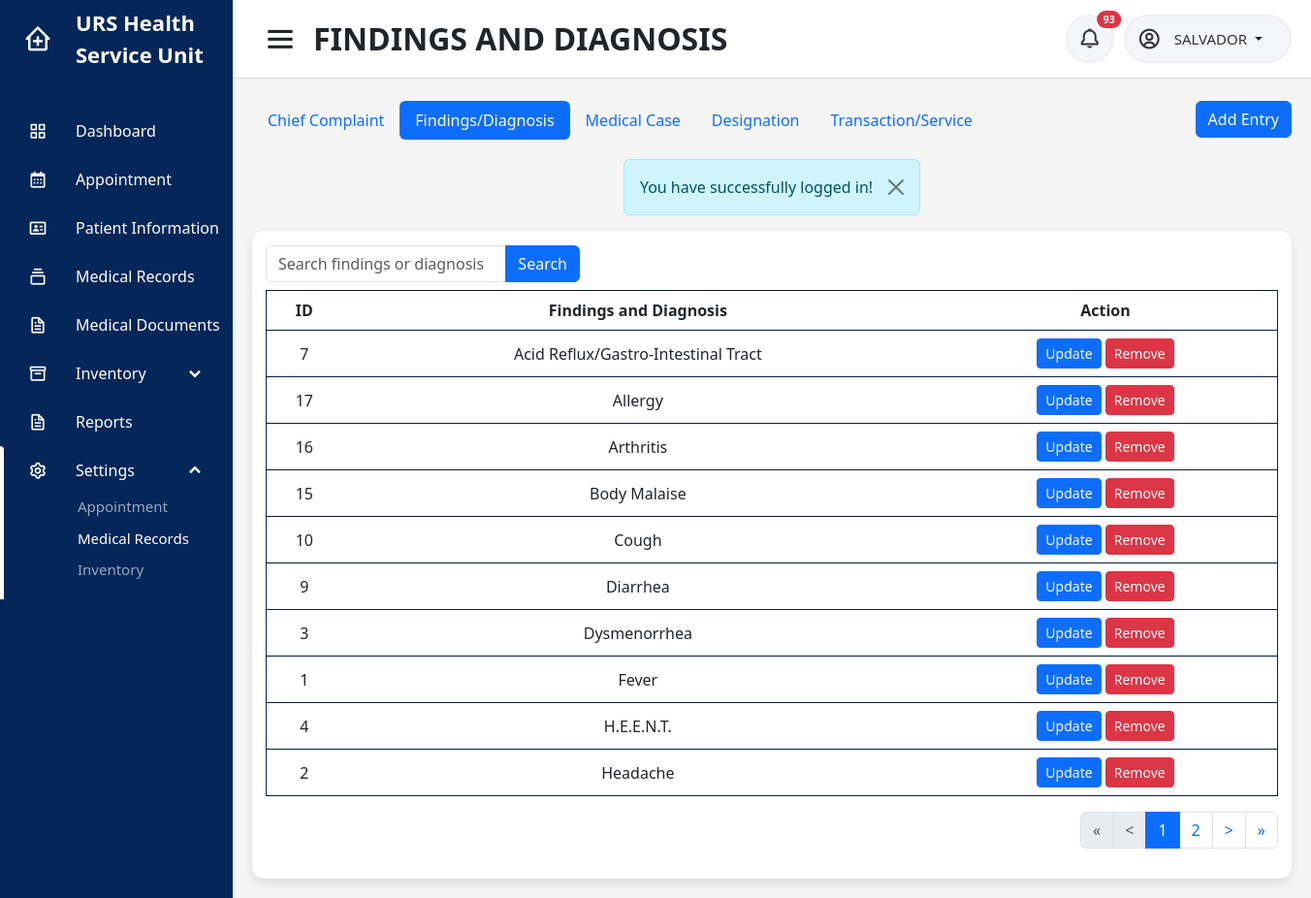
Screenshot of /users/nurse/findings.php (signed in) with the database file from the repository.
### tables this page shows
CREATE TABLE `findiag` (
  `id` int(11) NOT NULL,
  `findiag` text NOT NULL
);

### users/nurse/findings.php (the view, shortened to what this page needs)
<?php
include('../../connection.php');
$userid = $_SESSION['userid'];
$name = $_SESSION['username'];
$campus = $_SESSION['campus'];
if (isset($_GET['findiag'])) {
    $findiag = isset($_GET['findiag']) ? $_GET['findiag'] : '';
    $whereClause = "";
    if ($findiag !== '') {
        $whereClause .= " WHERE findiag LIKE '%$findiag%'";
    }
    $sql_count = "SELECT COUNT(*) AS total_rows FROM findiag $whereClause ORDER BY findiag";
} else {
    $sql_count = "SELECT COUNT(*) AS total_rows FROM findiag ORDER BY findiag";
}
$count_result = $conn->query($sql_count);
if ($count_result) {
    $count_row = $count_result->fetch_assoc();
    $nr_of_rows = $count_row['total_rows'];
} else {
    echo "Error: " . $conn->error;
}
$rows_per_page = 10;
$page = isset($_GET['page']) ? $_GET['page'] : 1;
$start = ($page - 1) * $rows_per_page;
$pages = ceil($nr_of_rows / $rows_per_page);
$previous = $page - 1;
$next = $page + 1;
$start_loop = $page > 2 ? $page - 2 : 1;
$end_loop = $page < $pages - 2 ? $page + 2 : $pages;
?>
<!DOCTYPE html>
<html lang="en" dir="ltr">
<head>
    <?php include('../../includes/header.php'); ?>
</head>
<body id="<?php echo $id ?>">
    <?php include('../../includes/sidebar.php') ?>
    <section class="home-section">
        <nav>
            <div class="sidebar-button">
                <i class='bx bx-menu sidebarBtn'></i>
                <span class="dashboard">FINDINGS AND DIAGNOSIS</span>
            </div>
            <div class="right-nav">
                <div class="notification-button">
                    <button type="button" class="btn btn-sm position-relative" onclick="window.location.href = 'notification'">
                        <i class='bx bx-bell'></i>
                        <?php
                        $sql = "SELECT au.id, au.user, au.campus, au.activity, au.datetime, au.status, ac.firstname, ac.middlename, ac.lastname, ac.campus, i.image FROM audit_trail au INNER JOIN account ac ON ac.accountid = au.user INNER JOIN patient_image i ON i.patient_id = au.user WHERE ((au.activity LIKE '%added a walk-in schedule%' AND au.activity LIKE '%$campus%') OR (au.activity LIKE '%cancelled a walk-in schedule%' AND au.activity LIKE '%$campus%') OR au.activity LIKE 'sent%' OR au.activity LIKE 'cancelled%' OR au.activity LIKE 'uploaded medical document%' OR au.activity LIKE '%expired%') AND au.status='unread' AND au.user != '$userid' ORDER BY au.datetime DESC";
                        $result = mysqli_query($conn, $sql);
                        if ($row = mysqli_num_rows($result)) {
                        ?>
                            <span class="position-absolute top-0 start-100 translate-middle badge rounded-pill bg-danger">
                                <?= $row ?>
                            </span>
                        <?php
                        }
                        ?>
                    </button>
                </div>
                <div class="profile-details">
                    <i class='bx bx-user-circle'></i>
                    <div class="dropdown">
                        <a class="btn dropdown-toggle" href="#" role="button" data-bs-toggle="dropdown" aria-expanded="false">
                            <span class="admin_name">
                                <?php
                                echo $name ?>
                            </span>
                        </a>
                    </div>
                </div>
            </div>
        </nav>
        <div class="home-content">
            <div class="overview-boxes">
                <div class="inv-tabs">
                    <div class="tabs">
                        <ul class="nav nav-pills">
                            <li class="nav-item">
                                <a class="nav-link" href="chiefcomplaint">Chief Complaint</a>
                            </li>
                            <li class="nav-item">
                                <a class="nav-link active" aria-current="page" href="#">Findings/Diagnosis</a>
                            </li>
                            <li class="nav-item">
                                <a class="nav-link" href="medcase_set">Medical Case</a>
                            </li>
                            <li class="nav-item">
                                <a class="nav-link" href="designation">Designation</a>
                            </li>
                            <li class="nav-item">
                                <a class="nav-link" href="transaction_set">Transaction/Service</a>
                            </li>
                        </ul>
                    </div>
                    <div>
                        <button type="button" class="btn btn-primary" data-bs-toggle="modal" data-bs-target="#addfindiag">Add Entry</button>
                    </div>
                </div>
                <?php
                include('../../includes/alert.php');
                ?>
                <div class="content">
                    <div class="row">
                        <div class="row">
                            <div class="col-md-4">
                                <form action="" method="get">
                                    <div class="row">
                                        <div class="col-md-12 mb-2">
                                            <div class="input-group">
                                                <input type="text" name="findiag" value="<?= isset($_GET['findiag']) == true ? $_GET['findiag'] : '' ?>" class="form-control" placeholder="Search findings or diagnosis">
                                                <button type="submit" class="btn btn-primary">Search</button>
                                            </div>
                                        </div>
                                    </div>
                                </form>
                            </div>
                        </div>
                        <div class="col-sm-12">
                            <div class="table-responsive">
                                <table class="table">
                                    <thead class="head">
                                        <tr>
                                            <th>ID</th>
                                            <th>Findings and Diagnosis</th>
                                            <th>Action</th>
                                    </thead>
                                    <tbody>
                                        <?php
                                        if (isset($_GET['findiag']) && $_GET['findiag'] != '') {
                                            $findiag = $_GET['findiag'];
                                            $count = 1;
                                            $sql = "SELECT * FROM findiag WHERE findiag LIKE '%$findiag%' ORDER BY findiag LIMIT $start, $rows_per_page";
                                            $result = mysqli_query($conn, $sql);
                                        } else {
                                            $sql = "SELECT * FROM findiag ORDER BY findiag LIMIT $start, $rows_per_page";
                                            $result = mysqli_query($conn, $sql);
                                        }
                                        if ($result) {
                                            if (mysqli_num_rows($result) > 0) {
                                                foreach ($result as $data) { ?>
                                                    <tr>
                                                        <td><?php echo $data['id']; ?></td>
                                                        <td><?php echo $data['findiag']; ?></td>
                                                        <td>
                                                            <button type="button" class="btn btn-primary btn-sm" data-bs-toggle="modal" data-bs-target="#updatefindiag<?php echo $data['id']; ?>">Update</button>
                                                            <button type="button" class="btn btn-danger btn-sm" data-bs-toggle="modal" data-bs-target="#removefindiag<?php echo $data['id']; ?>">Remove</button>
                                                        </td>
                                                    </tr>
                                                <?php
                                                }
                                            }
                                        }
                                        ?>
                                    </tbody>
                                </table>
                                <ul class="pagination justify-content-end">
                                    <?php
                                    if (mysqli_num_rows($result) > 0) : ?>
                                        <li class="page-item <?= $page == 1 ? 'disabled' : ''; ?>">
                                            <a class="page-link" href="?<?= isset($_GET['findiag']) ? 'findiag=' . $_GET['findiag'] . '&' : '' ?>page=<?= 1; ?>">&laquo;</a>
                                        </li>
                                        <li class="page-item <?php echo $page == 1 ? 'disabled' : ''; ?>">
                                            <a class="page-link" href="?<?= isset($_GET['findiag']) ? 'findiag=' . $_GET['findiag'] . '&' : '' ?>page=<?= $previous; ?>">&lt;</a>
                                        </li>
                                        <?php for ($i = $start_loop; $i <= $end_loop; $i++) : ?>
                                            <li class="page-item <?php echo $page == $i ? 'active' : ''; ?>">
                                                <a class="page-link" href="?<?= isset($_GET['findiag']) ? 'findiag=' . $_GET['findiag'] . '&' : '' ?>page=<?= $i; ?>"><?= $i; ?></a>
                                            </li>
                                        <?php endfor; ?>
                                        <li class="page-item <?php echo $page == $pages ? 'disabled' : ''; ?>">
                                            <a class="page-link" href="?<?= isset($_GET['findiag']) ? 'findiag=' . $_GET['findiag'] . '&' : '' ?>page=<?= $next; ?>">&gt;</a>
                                        </li>
                                        <li class="page-item <?php echo $page == $pages ? 'disabled' : ''; ?>">
                                            <a class="page-link" href="?<?= isset($_GET['findiag']) ? 'findiag=' . $_GET['findiag'] . '&' : '' ?>page=<?= $pages; ?>">&raquo;</a>
                                        </li>
                                    <?php endif; ?>
                                </ul>
                            </div>
                        </div>
                    </div>
                </div>
            </div>
        </div>
    </section>
</body>
</html>

### css/dashboard.css (style rules this page uses)
.home-section { position: relative; background: #f5f5f5; min-height: 100vh; width: calc(100% - 240px); left: 240px; transition: all 0.5s ease; }
.home-section nav { display: flex; justify-content: space-between; height: 80px; background: #fff; align-items: center; position: fixed; width: calc(100% - 240px); left: 240px; z-index: 100; padding: 0 20px 0 30px; box-shadow: 0 1px 1px rgba(0, 0, 0, 0.1); transition: all 0.5s ease; }
.home-section nav .sidebar-button { display: flex; align-items: center; font-size: 32px; font-weight: 600; }
nav .sidebar-button i { font-size: 38px; margin-right: 15px; }
.home-section .right-nav { display: flex; }
.home-section .profile-details { display: flex; align-items: center; background: #f5f6fa; border: 2px solid #efeef1; border-radius: 50px; height: 50px; padding: 0 15px 0 2px; margin-left: 10px; }
.home-section nav .notification-button { display: flex; align-items: center; justify-content: center; background: #f5f6fa; border: 2px solid #efeef1; border-radius: 50px; height: 50px; min-width: 50px; }
nav .notification-button i { font-size: 24px; color: #333; }
.home-section nav .notification-button button { display: flex; justify-content: center; align-items: center; height: 42px; min-width: 30px; border-radius: 50%; }
nav .profile-details .admin_name { font-size: 15px; font-weight: 500; color: #333; white-space: nowrap; }
nav .profile-details i { font-size: 25px; color: #333; padding-left: 10px; }
.home-section .home-content { position: relative; justify-content: center; padding-top: 104px; }
.home-content .overview-boxes { display: flex; align-items: center; justify-content: space-between; flex-wrap: wrap; padding: 0 20px; }
.home-content .overview-boxes .content { margin-bottom: 20px; width: 100%; background: #fff; padding: 15px 14px; border-radius: 12px; box-shadow: 0 5px 10px rgba(0, 0, 0, 0.1); }
.home-content .table-inv tr, td, th { border: none; padding: 8px; text-align: center; }
.home-content table { border-collapse: collapse; width: 100%; vertical-align: middle; }
.head { background-color: #081d45; color: white; }
.home-content tr, td, th { border: 1px solid #081d45; padding: 8px; text-align: center; }
:root { --Red: hsl(1, 90%, 64%); --Blue: hsl(219, 85%, 26%); --White: hsl(0, 0%, 100%); --Very-light-grayish-blue: hsl(210, 60%, 98%); --Light-grayish-blue-1: hsl(211, 68%, 94%); --Light-grayish-blue-2: hsl(205, 33%, 90%); --Grayish-blue: hsl(219, 14%, 63%); --Dark-grayish-blue: hsl(219, 12%, 42%); --Very-dark-blue: hsl(224, 21%, 14%); }
.inv-tabs { display: flex; justify-content: space-between; width: 100%; margin-bottom: 20px; }

### rows the page displays
findiag: id "7", findiag "Acid Reflux/Gastro-Intestinal Tract"
findiag: id "17", findiag "Allergy"
findiag: id "16", findiag "Arthritis"
findiag: id "15", findiag "Body Malaise"
findiag: id "10", findiag "Cough"
findiag: id "9", findiag "Diarrhea"
findiag: id "3", findiag "Dysmenorrhea"
findiag: id "1", findiag "Fever"
findiag: id "4", findiag "H.E.E.N.T."
findiag: id "2", findiag "Headache"

### other values shown
$row "93"
$name "SALVADOR"
$_SESSION['alert'] "You have successfully logged in!"
